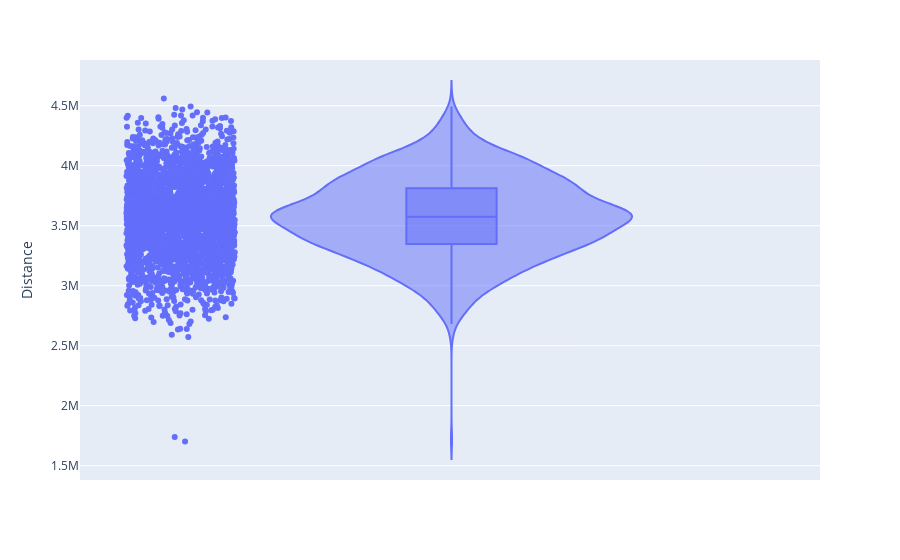
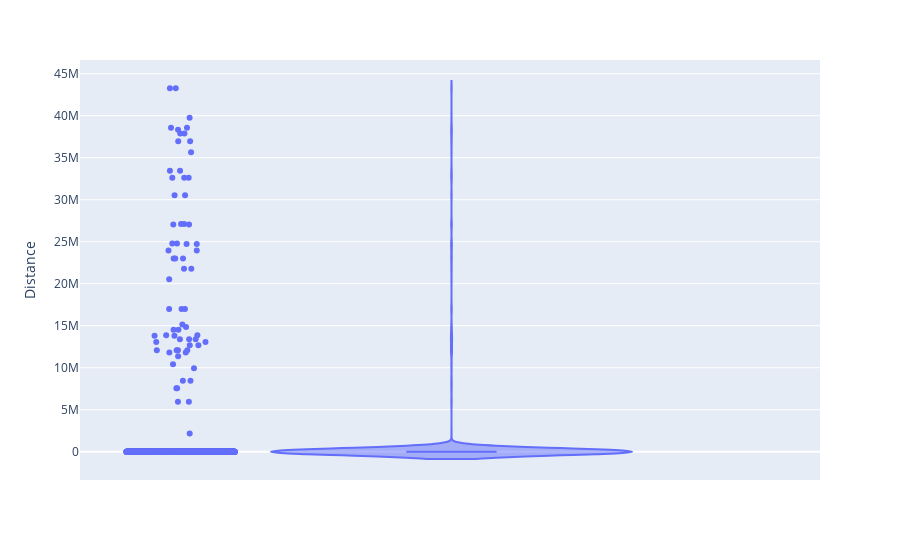

Notebook source saved alongside these figures, in order:
### Markdown cell above
### Find differences with loopless_solutions

### Code cell
distances_array = calculate_distances_from_samples(samples_default, samples_loopless_solutions, loopy_cobra_model)
violin_plot_samples_distances(distances_array)


distances_array = calculate_distances_from_reactions(samples_default, samples_loopless_solutions, loopy_cobra_model)
violin_plot_samples_distances(distances_array)

### Figure 1 — Plotly figure (JSON) as saved in the notebook; plotly's stock layout.template omitted (floating-point values rounded to 4 significant figures; data arrays with more than 128 entries replaced by an {"elided": "..."} marker saying what was removed)
{"data": [{"alignmentgroup": "True", "box": {"visible": true}, "hovertemplate": "Distance=%{y}<extra></extra>", "legendgroup": "", "marker": {"color": "#636efa"}, "name": "", "offsetgroup": "", "orientation": "v", "points": "all", "scalegroup": "True", "showlegend": false, "type": "violin", "x0": " ", "xaxis": "x", "y": {"elided": "3000 float values"}, "y0": " ", "yaxis": "y"}], "layout": {"legend": {"tracegroupgap": 0}, "margin": {"t": 60}, "violinmode": "group", "xaxis": {"anchor": "y", "domain": [0, 1]}, "yaxis": {"anchor": "x", "domain": [0, 1], "title": {"text": "Distance"}}}}

### Figure 2 — Plotly figure (JSON) as saved in the notebook; plotly's stock layout.template omitted (floating-point values rounded to 4 significant figures; data arrays with more than 128 entries replaced by an {"elided": "..."} marker saying what was removed)
{"data": [{"alignmentgroup": "True", "box": {"visible": true}, "hovertemplate": "Distance=%{y}<extra></extra>", "legendgroup": "", "marker": {"color": "#636efa"}, "name": "", "offsetgroup": "", "orientation": "v", "points": "all", "scalegroup": "True", "showlegend": false, "type": "violin", "x0": " ", "xaxis": "x", "y": {"elided": "2382 float values"}, "y0": " ", "yaxis": "y"}], "layout": {"legend": {"tracegroupgap": 0}, "margin": {"t": 60}, "violinmode": "group", "xaxis": {"anchor": "y", "domain": [0, 1]}, "yaxis": {"anchor": "x", "domain": [0, 1], "title": {"text": "Distance"}}}}
